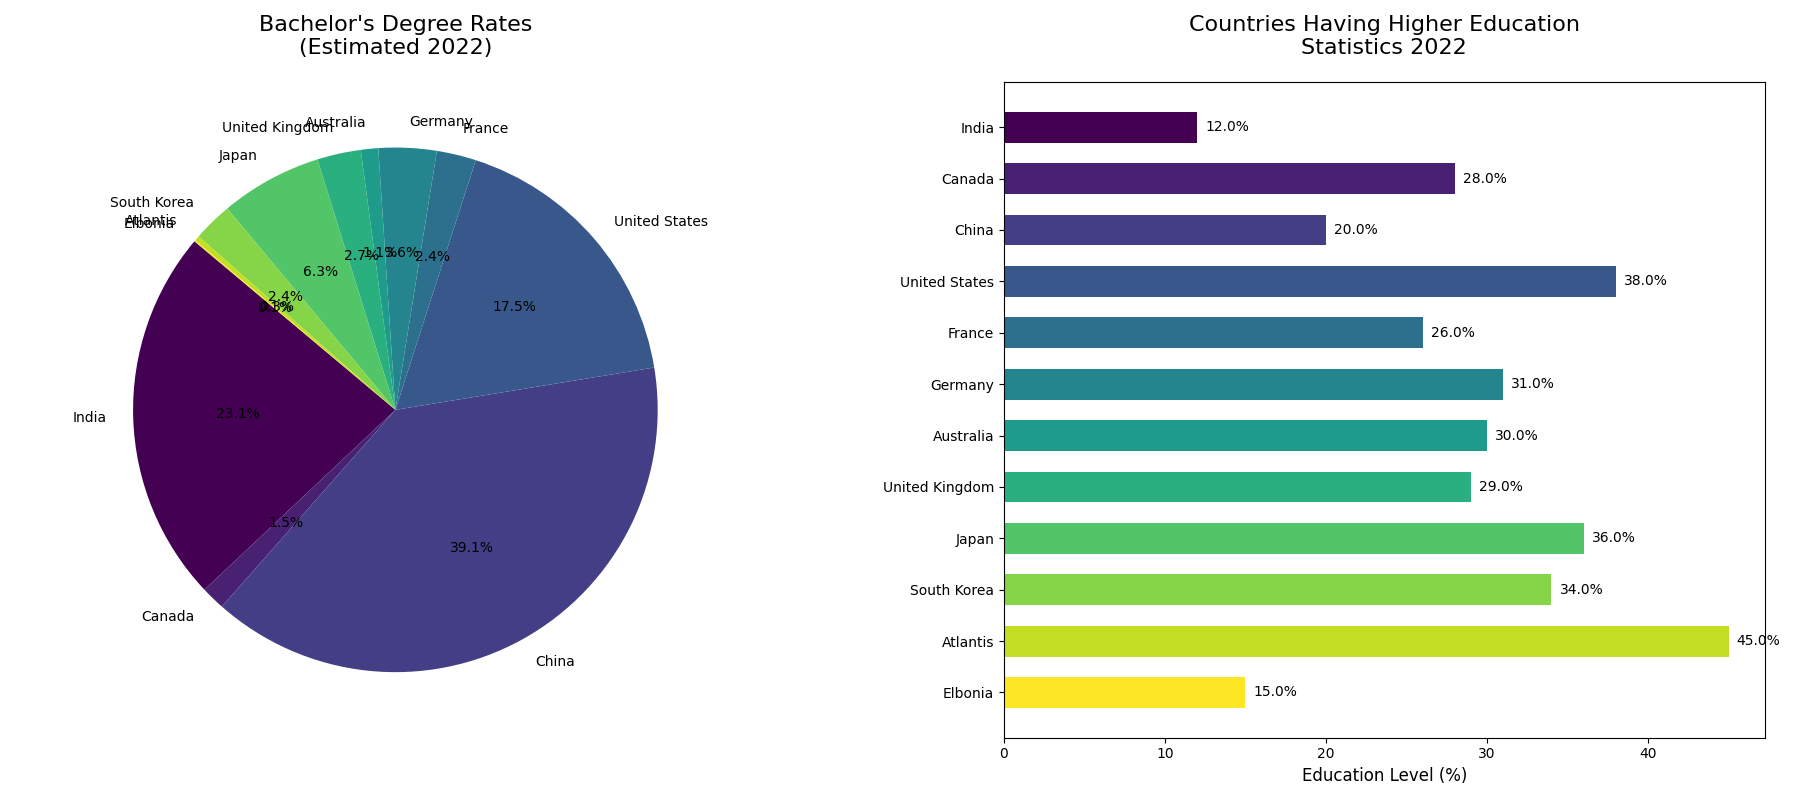

Recreate this plot in Python.
import matplotlib.pyplot as plt
import numpy as np

countries = [
    "India", "Canada", "China", "United States", "France",
    "Germany", "Australia", "United Kingdom", "Japan", "South Korea",
    "Atlantis", "Elbonia"
]
education_percentages = [
    12.0, 28.0, 20.0, 38.0, 26.0,
    31.0, 30.0, 29.0, 36.0, 34.0,
    45.0, 15.0
]
population_millions = [
    1393.0, 38.0, 1412.0, 332.0, 67.5,
    83.2, 25.7, 67.2, 125.8, 51.7,
    5.0, 3.5
]

# Calculate degree holders in millions
degree_holders_millions = [pop * (pct / 100) for pop, pct in zip(population_millions, education_percentages)]

colors = plt.cm.viridis(np.linspace(0, 1, len(countries)))

fig, axes = plt.subplots(nrows=1, ncols=2, figsize=(18, 8))

# Plot pie chart
axes[0].pie(degree_holders_millions, labels=countries, autopct='%1.1f%%', startangle=140, colors=colors)
axes[0].set_title('Bachelor\'s Degree Rates\n(Estimated 2022)', fontsize=16, pad=20)

# Plot horizontal bar chart
bars = axes[1].barh(countries, education_percentages, color=colors, height=0.6)
axes[1].set_title('Countries Having Higher Education\nStatistics 2022', fontsize=16, pad=20)
axes[1].set_xlabel('Education Level (%)', fontsize=12)
axes[1].invert_yaxis()

for bar in bars:
    width = bar.get_width()
    axes[1].text(width + 0.5, bar.get_y() + bar.get_height()/2, f'{width}%', va='center', ha='left', fontsize=10)

plt.tight_layout()
plt.subplots_adjust(wspace=0.3)

plt.show()
